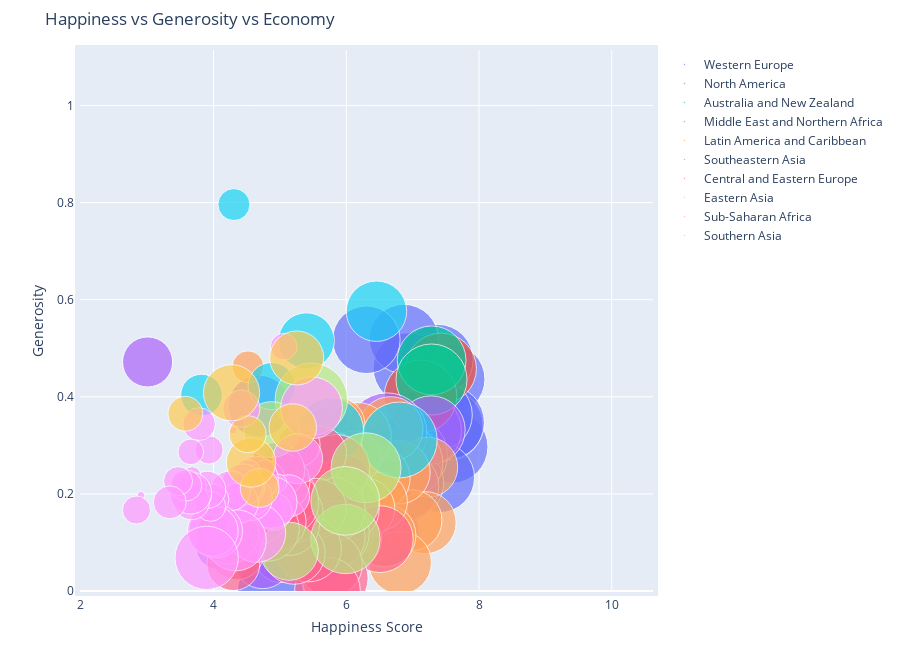

Write notebook code for a chart like this one.
### Markdown cell above
## Bubble Charts

### Code cell
import warnings

warnings.filterwarnings('ignore')

figure = bubbleplot(dataset = data_2015, x_column = 'Happiness Score', y_column = 'Generosity', 
    bubble_column = 'Country', size_column = 'Economy (GDP per Capita)', color_column = 'Region', 
    x_title = "Happiness Score", y_title = "Generosity", title = 'Happiness vs Generosity vs Economy',
    x_logscale = False, scale_bubble = 1, height = 650)

py.iplot(figure, config={'scrollzoom': True})

### Figure 1 — Plotly figure (JSON) as saved in the notebook; plotly's stock layout.template omitted (floating-point values rounded to 4 significant figures)
{"data": [{"marker": {"size": [1.397, 1.302, 1.325, 1.459, 1.29, 1.329, 1.332, 1.337, 1.564, 1.336, 1.308, 1.266, 1.328, 1.278, 1.23, 1.207, 1.251, 1.208, 1.208, 1.16, 1.154], "sizemode": "area", "sizeref": 0.0005283}, "mode": "markers", "name": "Western Europe", "text": ["Switzerland", "Iceland", "Denmark", "Norway", "Finland", "Netherlands", "Sweden", "Austria", "Luxembourg", "Ireland", "Belgium", "United Kingdom", "Germany", "France", "Spain", "Malta", "Italy", "North Cyprus", "Cyprus", "Portugal", "Greece"], "type": "scatter", "x": [7.587, 7.561, 7.527, 7.522, 7.406, 7.378, 7.364, 7.2, 6.946, 6.94, 6.937, 6.867, 6.75, 6.575, 6.329, 6.302, 5.948, 5.695, 5.689, 5.102, 4.857], "y": [0.2968, 0.4363, 0.3414, 0.347, 0.2335, 0.4761, 0.3626, 0.3309, 0.2803, 0.459, 0.2225, 0.5191, 0.2821, 0.1233, 0.1823, 0.5175, 0.2282, 0.2617, 0.3064, 0.1372, 0]}, {"marker": {"size": [1.326, 1.395], "sizemode": "area", "sizeref": 0.0005283}, "mode": "markers", "name": "North America", "text": ["Canada", "United States"], "type": "scatter", "x": [7.427, 7.119], "y": [0.4581, 0.4011]}, {"marker": {"size": [1.25, 1.334], "sizemode": "area", "sizeref": 0.0005283}, "mode": "markers", "name": "Australia and New Zealand", "text": ["New Zealand", "Australia"], "type": "scatter", "x": [7.286, 7.284], "y": [0.475, 0.4356]}, {"marker": {"size": [1.229, 1.427, 1.36, 1.69, 1.395, 1.554, 1.324, 1.131, 0.9393, 1.061, 0.902, 0.7348, 1.026, 0.8811, 0.5987, 1.009, 0.9855, 0.8818, 0.5465, 0.6632], "sizemode": "area", "sizeref": 0.0005283}, "mode": "markers", "name": "Middle East and Northern Africa", "text": ["Israel", "United Arab Emirates", "Oman", "Qatar", "Saudi Arabia", "Kuwait", "Bahrain", "Libya", "Algeria", "Turkey", "Jordan", "Morocco", "Lebanon", "Tunisia", "Palestinian Territories", "Iran", "Iraq", "Egypt", "Yemen", "Syria"], "type": "scatter", "x": [7.278, 6.901, 6.853, 6.611, 6.411, 6.295, 5.96, 5.754, 5.605, 5.332, 5.192, 5.013, 4.839, 4.739, 4.715, 4.686, 4.677, 4.194, 4.077, 3.006], "y": [0.3317, 0.2643, 0.2154, 0.3257, 0.1371, 0.1623, 0.1736, 0.183, 0.07822, 0.1225, 0.1105, 0.07172, 0.2185, 0.06431, 0.1125, 0.3809, 0.1792, 0.1129, 0.09131, 0.4718]}, {"marker": {"size": [0.9558, 1.021, 0.9812, 1.044, 1.064, 1.107, 1.054, 1.062, 0.9186, 0.9953, 1.212, 0.7645, 0.7455, 0.864, 0.6813, 0.7599, 0.5933, 0.9002, 0.8104, 0.8954, 0.5953, 0.2667], "sizemode": "area", "sizeref": 0.0005283}, "mode": "markers", "name": "Latin America and Caribbean", "text": ["Costa Rica", "Mexico", "Brazil", "Venezuela", "Panama", "Chile", "Argentina", "Uruguay", "Colombia", "Suriname", "Trinidad and Tobago", "El Salvador", "Guatemala", "Ecuador", "Bolivia", "Paraguay", "Nicaragua", "Peru", "Jamaica", "Dominican Republic", "Honduras", "Haiti"], "type": "scatter", "x": [7.226, 7.187, 6.983, 6.81, 6.786, 6.67, 6.574, 6.485, 6.477, 6.269, 6.168, 6.13, 6.123, 5.975, 5.89, 5.878, 5.828, 5.824, 5.709, 4.885, 4.788, 4.518], "y": [0.255, 0.1407, 0.1457, 0.05841, 0.2443, 0.3336, 0.1145, 0.2324, 0.184, 0.1699, 0.3184, 0.1069, 0.2749, 0.1154, 0.2054, 0.3424, 0.2782, 0.1498, 0.2123, 0.2168, 0.2303, 0.4619]}, {"marker": {"size": [1.522, 0.9669, 1.125, 0.8283, 0.6322, 0.7053, 0.5907, 0.2711, 0.4604], "sizemode": "area", "sizeref": 0.0005283}, "mode": "markers", "name": "Southeastern Asia", "text": ["Singapore", "Thailand", "Malaysia", "Indonesia", "Vietnam", "Philippines", "Laos", "Myanmar", "Cambodia"], "type": "scatter", "x": [6.798, 6.455, 5.77, 5.399, 5.36, 5.073, 4.876, 4.307, 3.819], "y": [0.311, 0.5763, 0.3307, 0.5153, 0.1686, 0.2499, 0.4219, 0.7959, 0.4036]}, {"marker": {"size": [1.179, 0.6324, 1.169, 0.5945, 1.123, 1.185, 1.147, 1.032, 1.126, 1.083, 1.138, 0.8015, 0.9585, 1.152, 0.4743, 1.024, 0.9744, 1.043, 0.9205, 1.113, 0.9185, 0.8787, 0.8322, 1.121, 0.3905, 0.7991, 0.7682, 0.7419, 1.012], "sizemode": "area", "sizeref": 0.0005283}, "mode": "markers", "name": "Central and Eastern Europe", "text": ["Czech Republic", "Uzbekistan", "Slovakia", "Moldova", "Kazakhstan", "Slovenia", "Lithuania", "Belarus", "Poland", "Croatia", "Russia", "Kosovo", "Turkmenistan", "Estonia", "Kyrgyzstan", "Azerbaijan", "Montenegro", "Romania", "Serbia", "Latvia", "Macedonia", "Albania", "Bosnia and Herzegovina", "Hungary", "Tajikistan", "Ukraine", "Armenia", "Georgia", "Bulgaria"], "type": "scatter", "x": [6.505, 6.003, 5.995, 5.889, 5.855, 5.848, 5.833, 5.813, 5.791, 5.759, 5.716, 5.589, 5.548, 5.429, 5.286, 5.212, 5.192, 5.124, 5.123, 5.098, 5.007, 4.959, 4.949, 4.8, 4.786, 4.681, 4.35, 4.297, 4.218], "y": [0.1069, 0.2284, 0.1689, 0.2095, 0.1183, 0.2533, 0.02641, 0.1105, 0.1676, 0.05444, 0.00199, 0.2831, 0.1698, 0.0868, 0.3003, 0.07799, 0.1614, 0.1375, 0.1923, 0.1823, 0.2236, 0.1427, 0.2481, 0.128, 0.2297, 0.1527, 0.07855, 0.05547, 0.1192]}, {"marker": {"size": [1.291, 1.271, 1.245, 1.386, 0.8901, 0.8282], "sizemode": "area", "sizeref": 0.0005283}, "mode": "markers", "name": "Eastern Asia", "text": ["Taiwan", "Japan", "South Korea", "Hong Kong", "China", "Mongolia"], "type": "scatter", "x": [6.298, 5.987, 5.984, 5.474, 5.14, 4.874], "y": [0.2538, 0.1071, 0.1856, 0.3948, 0.08185, 0.3323]}, {"marker": {"size": [1.008, 0.6543, 0.4704, 0.1885, 0.08308, 0.3755, 0.7121, 0.9205, 0.5456, 0.271, 0.0712, 0.5211, 0, 0.1907, 0.3302, 0.4541, 0.3647, 0.4402, 0.9936, 0.01604, 0.4225, 0.7578, 0.2607, 0.6787, 0.2391, 0.211, 0.365, 1.06, 0.0694, 0.2852, 0.2082, 0.0785, 0.3419, 0.1742, 0.4653, 0.2581, 0.2221, 0.2867, 0.0153, 0.2087], "sizemode": "area", "sizeref": 0.0005283}, "mode": "markers", "name": "Sub-Saharan Africa", "text": ["Mauritius", "Nigeria", "Zambia", "Somaliland region", "Mozambique", "Lesotho", "Swaziland", "South Africa", "Ghana", "Zimbabwe", "Liberia", "Sudan", "Congo (Kinshasa)", "Ethiopia", "Sierra Leone", "Mauritania", "Kenya", "Djibouti", "Botswana", "Malawi", "Cameroon", "Angola", "Mali", "Congo (Brazzaville)", "Comoros", "Uganda", "Senegal", "Gabon", "Niger", "Tanzania", "Madagascar", "Central African Republic", "Chad", "Guinea", "Ivory Coast", "Burkina Faso", "Rwanda", "Benin", "Burundi", "Togo"], "type": "scatter", "x": [5.477, 5.268, 5.129, 5.057, 4.971, 4.898, 4.867, 4.642, 4.633, 4.61, 4.571, 4.55, 4.517, 4.512, 4.507, 4.436, 4.419, 4.369, 4.332, 4.292, 4.252, 4.033, 3.995, 3.989, 3.956, 3.931, 3.904, 3.896, 3.845, 3.781, 3.681, 3.678, 3.667, 3.656, 3.655, 3.587, 3.465, 3.34, 2.905, 2.839], "y": [0.3774, 0.2723, 0.1959, 0.5032, 0.2227, 0.1639, 0.1826, 0.1197, 0.2309, 0.1899, 0.2436, 0.1906, 0.2483, 0.2432, 0.2149, 0.219, 0.3754, 0.1809, 0.1046, 0.3313, 0.2062, 0.1234, 0.188, 0.1239, 0.1744, 0.2907, 0.2084, 0.06822, 0.1939, 0.3438, 0.2133, 0.2384, 0.1839, 0.2866, 0.2016, 0.2175, 0.2263, 0.1826, 0.1973, 0.1668]}, {"marker": {"size": [0.7704, 0.5954, 0.3975, 0.645, 0.36, 0.8352, 0.3198], "sizemode": "area", "sizeref": 0.0005283}, "mode": "markers", "name": "Southern Asia", "text": ["Bhutan", "Pakistan", "Bangladesh", "India", "Nepal", "Sri Lanka", "Afghanistan"], "type": "scatter", "x": [5.253, 5.194, 4.694, 4.565, 4.514, 4.271, 3.575], "y": [0.48, 0.3367, 0.2122, 0.2647, 0.323, 0.4083, 0.3651]}], "layout": {"height": 650, "hovermode": "closest", "margin": {"b": 50, "pad": 5, "t": 50}, "showlegend": true, "title": {"text": "Happiness vs Generosity vs Economy"}, "xaxis": {"autorange": false, "range": [1.987, 10.62], "title": {"text": "Happiness Score"}}, "yaxis": {"autorange": false, "range": [0, 1.114], "title": {"text": "Generosity"}}}}
